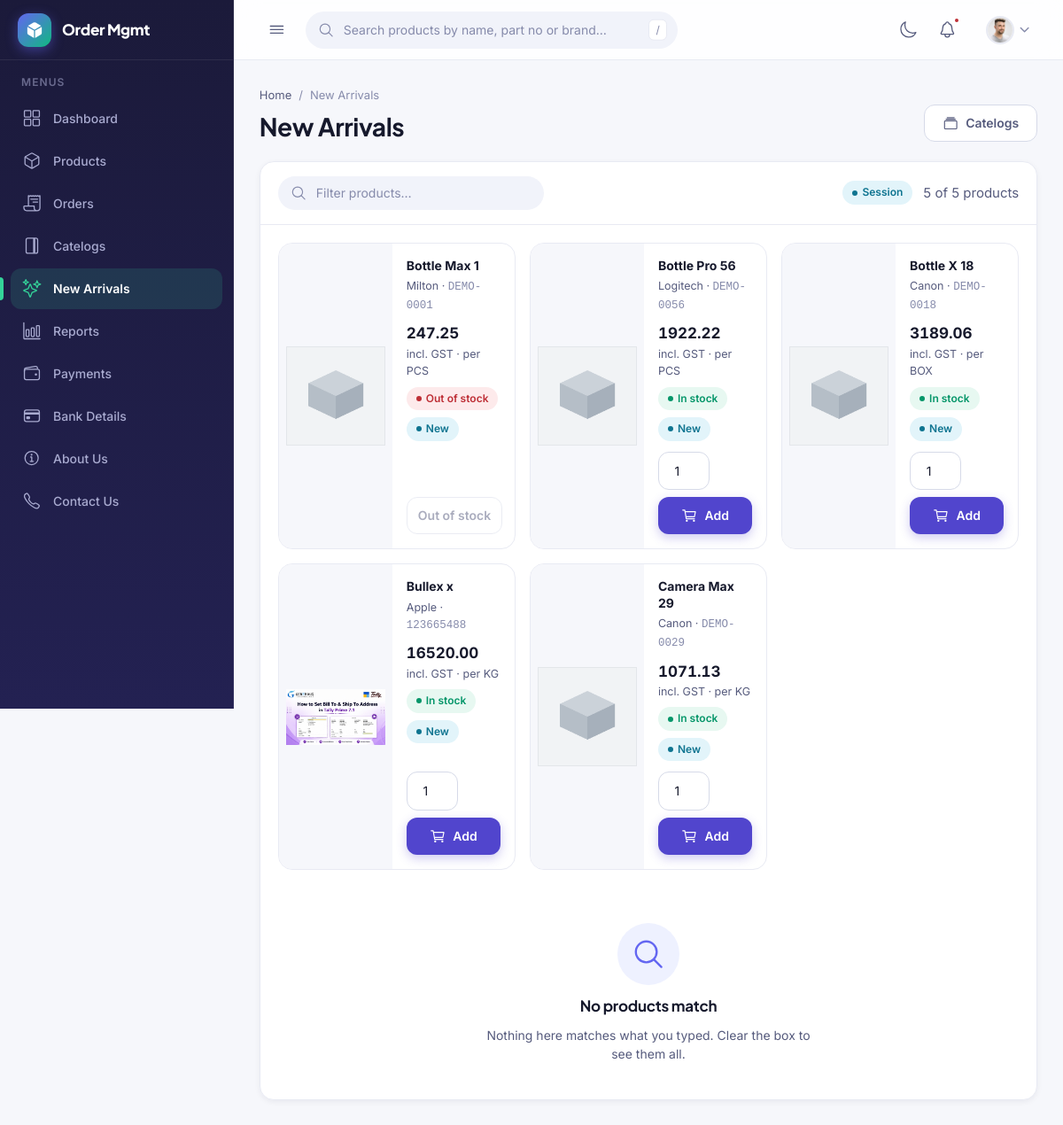
Screenshot of /catelog/new (signed in) with the database file from the repository.
### catelog/models.py (models this page shows, shortened)
class ProductGroup(models.Model):
    name = models.CharField(max_length=120, unique=True)
    created_at = models.DateTimeField(auto_now_add=True)
    updated_at = models.DateTimeField(auto_now=True)
    class Meta:
        abstract = True
        ordering = ["name"]

class NewArrival(ProductGroup):
    products = models.ManyToManyField(Product, related_name="new_arrivals", blank=True)
    class Meta(ProductGroup.Meta):
        verbose_name = "New arrival"
        verbose_name_plural = "New arrivals"

### products/models.py (models this page shows, shortened)
class Product(models.Model):
    objects = ProductQuerySet.as_manager()
    class TaxType(models.TextChoices):
        INCLUSIVE = "inclusive", "Price includes GST"
        EXCLUSIVE = "exclusive", "Price excludes GST"
    GST_CHOICES = [
        (Decimal("0.00"), "0%"),
        (Decimal("1.00"), "1%"),
        (Decimal("2.00"), "2%"),
        (Decimal("3.00"), "3%"),
        (Decimal("5.00"), "5%"),
        (Decimal("12.00"), "12%"),
        (Decimal("18.00"), "18%"),
        (Decimal("28.00"), "28%"),
        (Decimal("40.00"), "40%"),
    ]
    name = models.CharField(max_length=200)
    partno = models.CharField("Part number", max_length=60, unique=True)
    brand = models.ForeignKey(Brand, on_delete=models.PROTECT, related_name="products")
    unit = models.ForeignKey(Unit, on_delete=models.PROTECT, related_name="products")
    hsn = models.CharField("HSN code", max_length=8)
    gst = models.DecimalField(
        "GST %", max_digits=5, decimal_places=2, choices=GST_CHOICES, default=Decimal("18.00")
    )
    price = models.DecimalField(max_digits=12, decimal_places=2)
    price_tax_type = models.CharField(
        "Price is",
        max_length=9,
        choices=TaxType.choices,
        default=TaxType.EXCLUSIVE,
        help_text="Whether the price above already has GST in it.",
    )
    stock = models.PositiveIntegerField(default=0)
    barcode = models.CharField(max_length=64, unique=True, null=True, blank=True)
    alias = models.CharField(max_length=120, blank=True)
    category = models.CharField(max_length=60, blank=True)
    retail_price = models.DecimalField(max_digits=12, decimal_places=2, default=Decimal("0.00"))
    wholesale_price = models.DecimalField(max_digits=12, decimal_places=2, default=Decimal("0.00"))
    tally_guid = models.CharField(max_length=120, blank=True)
    is_active = models.BooleanField(default=True)
    desc = models.TextField("Description", blank=True)
    image_front = models.ImageField("Front image", upload_to="products/", blank=True)
    image_back = models.ImageField("Back image", upload_to="products/", blank=True)
    image_left = models.ImageField("Left image", upload_to="products/", blank=True)
    image_right = models.ImageField("Right image", upload_to="products/", blank=True)
    created_at = models.DateTimeField(auto_now_add=True)
    updated_at = models.DateTimeField(auto_now=True)
    class Meta:
        ordering = ["name"]
    LOW_STOCK_AT = 5
    @property
    def stock_status(self):
        if self.stock == 0:
            return "out"
        if self.stock <= self.LOW_STOCK_AT:
            return "low"
        return "instock"
    @property
    def stock_label(self):
        return {"out": "Out of stock", "low": "Low stock", "instock": "In stock"}[self.stock_status]
    @property
    def stock_badge(self):
        return {"out": "danger", "low": "warning", "instock": "success"}[self.stock_status]
    @staticmethod
    def _url(field):
        return field.url if field else static(DEFAULT_IMAGE)
    @property
    def front_url(self):
        return self._url(self.image_front)
    @staticmethod
    def _dec(value):
        return value if isinstance(value, Decimal) else Decimal(str(value))
    @property
    def price_including_gst(self):
        if self.price_tax_type == self.TaxType.INCLUSIVE:
            return self._dec(self.price)
        rate = 1 + self._dec(self.gst) / 100
        return (self._dec(self.price) * rate).quantize(Decimal("0.01"))

class Brand(models.Model):
    name = models.CharField(max_length=120, unique=True)
    created_at = models.DateTimeField(auto_now_add=True)
    updated_at = models.DateTimeField(auto_now=True)
    class Meta:
        ordering = ["name"]
    def __str__(self):
        return self.name

class Unit(models.Model):
    name = models.CharField(max_length=20, unique=True)
    created_at = models.DateTimeField(auto_now_add=True)
    updated_at = models.DateTimeField(auto_now=True)
    class Meta:
        ordering = ["name"]
    def __str__(self):
        return self.name

### catelog/views.py (the view)
# urls.py: path("new", views.new_arrival, name="new_arrival"),
def new_arrival(request):
    products = (
        Product.objects.select_related("brand", "unit")
        .prefetch_related("new_arrivals")
        .filter(new_arrivals__isnull=False)
        .distinct()
    )
    return render(request, "catelog/new_arrival.html", {
        "products": products,
        "lists": NewArrival.objects.all(),
    })

### delaer/context_processors.py (called while the page is built)
def roles(request):
    user = getattr(request, "user", None)
    if user is None or not user.is_authenticated:
        return {"user_is_sales": False, "user_is_manager": False, "user_is_dealer": False}
    from myorder.views import is_manager, is_sales
    return {
        "user_is_sales": is_sales(user),
        "user_is_manager": is_manager(user),
        "user_is_dealer": hasattr(user, "dealer_profile"),
    }

### myorder/views.py (called while the page is built)
def is_manager(user):
    return (
        user.is_superuser
        or user.is_staff
        or user.groups.filter(name="Management").exists()
    )

def is_sales(user):
    return (
        user.is_authenticated
        and SalesExecutive.objects.filter(user=user, is_active=True).exists()
    )

### templates/catelog/new_arrival.html (shortened to what this page needs)
{% extends "mybase.html" %}
{% load static %}
{% block page_path %}New Arrivals{% endblock %}
{% block page_title %}New Arrivals{% endblock %}
{% block content %}
<div class="page-head__actions">
    <a class="btn btn--ghost" href="{% url 'catelog:catelog' %}">
        <ion-icon name="albums-outline"></ion-icon> Catelogs
    </a>
</div>
</div>
<section class="panel">
    <div class="toolbar">
        <div class="search">
            <ion-icon name="search-outline"></ion-icon>
            <input type="search" placeholder="Filter products…" aria-label="Filter products"
                data-search-target="#newArrivals">
        </div>
        {% for l in lists %}<span class="badge badge--info">{{ l.name }}</span>{% endfor %}
        <span class="muted"><span data-visible-count>{{ products|length }}</span> of {{ products|length }} product{{ products|length|pluralize }}</span>
    </div>
    {% include "catelog/_product_cards.html" with grid_id="newArrivals" empty_title="No new arrivals" empty_text="Tick 'New arrival' on a product to list it here." %}
    <div class="empty" data-empty hidden>
        <ion-icon name="search-outline"></ion-icon>
        <h3>No products match</h3>
        <p>Nothing here matches what you typed. Clear the box to see them all.</p>
    </div>
</section>
{% endblock %}

### templates/catelog/_product_cards.html (shortened to what this page needs)
<div class="product-grid" id="{{ grid_id }}">
    {% for p in products %}
    <article class="product-card" data-status="{{ p.stock_status }}">
        <a class="product-card__media" href="{% url 'products:detail' p.pk %}">
            <img src="{{ p.front_url }}" alt="{{ p.name }}" loading="lazy">
        </a>
        <div class="product-card__main">
            <div class="product-card__body">
                <a class="product-card__name" href="{% url 'products:detail' p.pk %}">{{ p.name }}</a>
                <small class="muted">{{ p.brand }} &middot; <code class="dim">{{ p.partno }}</code></small>
                <div class="product-card__price">
                    <span class="product-card__amount">{{ p.price_including_gst }}</span>
                    <small class="muted">incl. GST &middot; per {{ p.unit }}</small>
                </div>
                <span class="card-tags">
                    <span class="badge badge--{{ p.stock_badge }}">{{ p.stock_label }}</span>
                    {% if p.new_arrivals.all %}<span class="badge badge--info">New</span>{% endif %}
                </span>
            </div>
            <form class="product-card__foot" method="post"
                  action="{% url 'myorder:add_to_cart' p.pk %}">
                {% if p.stock > 0 %}
                <input class="input" type="number" name="qty" value="1" min="1" max="{{ p.stock }}"
                       aria-label="Quantity for {{ p.name }}">
                <button class="btn btn--primary" type="submit">
                    <ion-icon name="cart-outline"></ion-icon> Add
                </button>
                {% else %}
                <button class="btn btn--ghost" type="button" disabled>Out of stock</button>
                {% endif %}
            </form>
        </div>
    </article>
    {% empty %}
    <div class="empty">
        <ion-icon name="cube-outline"></ion-icon>
        <h3>{{ empty_title }}</h3>
        <p>{{ empty_text }}</p>
    </div>
    {% endfor %}
</div>

### rows the page displays
NewArrival: name "Session"
Product: name "Bottle Max 1", brand "Milton", partno "DEMO-0001", price_including_gst "247.25", unit "PCS", stock_label "Out of stock", shows "New"
Product: name "Bottle Pro 56", brand "Logitech", partno "DEMO-0056", price_including_gst "1922.22", unit "PCS", stock_label "In stock", shows "New"
Product: name "Bottle X 18", brand "Canon", partno "DEMO-0018", price_including_gst "3189.06", unit "BOX", stock_label "In stock", shows "New"
Product: front_url (picture), name "Bullex x", brand "Apple", partno "123665488", price_including_gst "16520.00", unit "KG", stock_label "In stock", shows "New"
Product: name "Camera Max 29", brand "Canon", partno "DEMO-0029", price_including_gst "1071.13", unit "KG", stock_label "In stock", shows "New"

### other values shown
{{ products|length }} "5"
